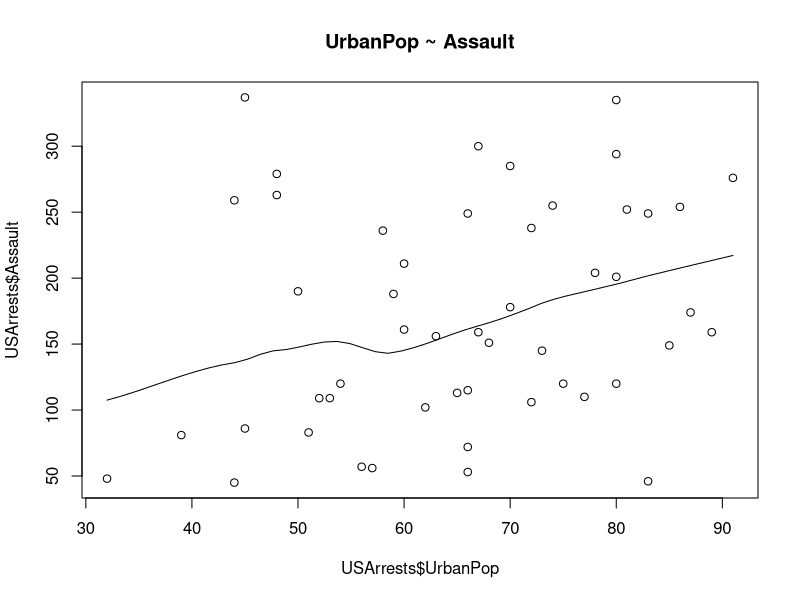
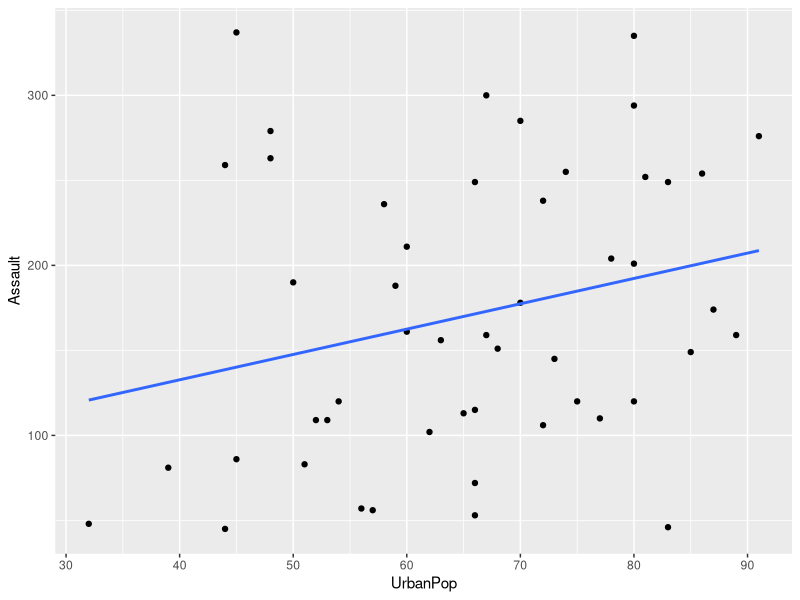
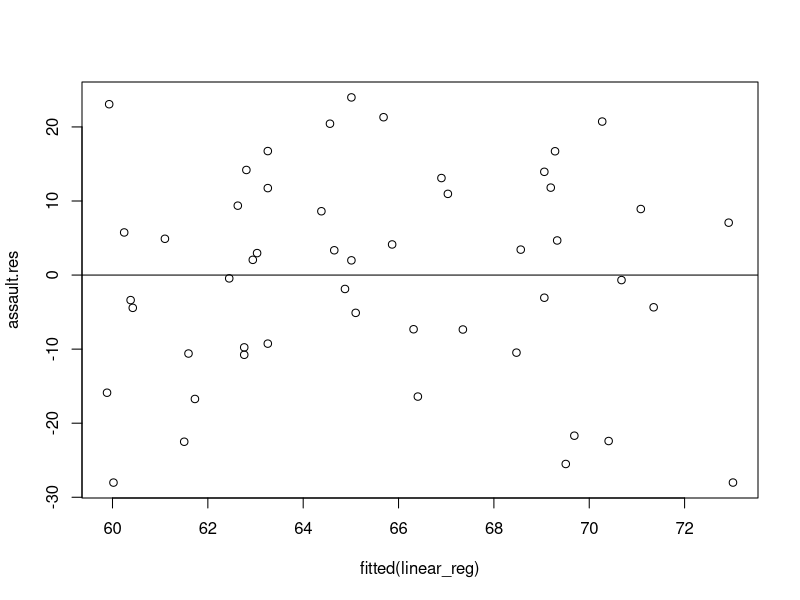
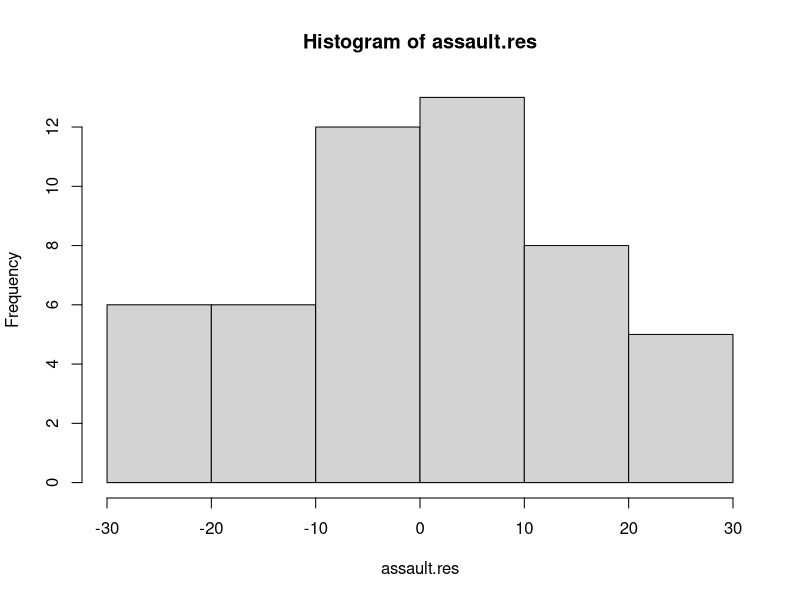
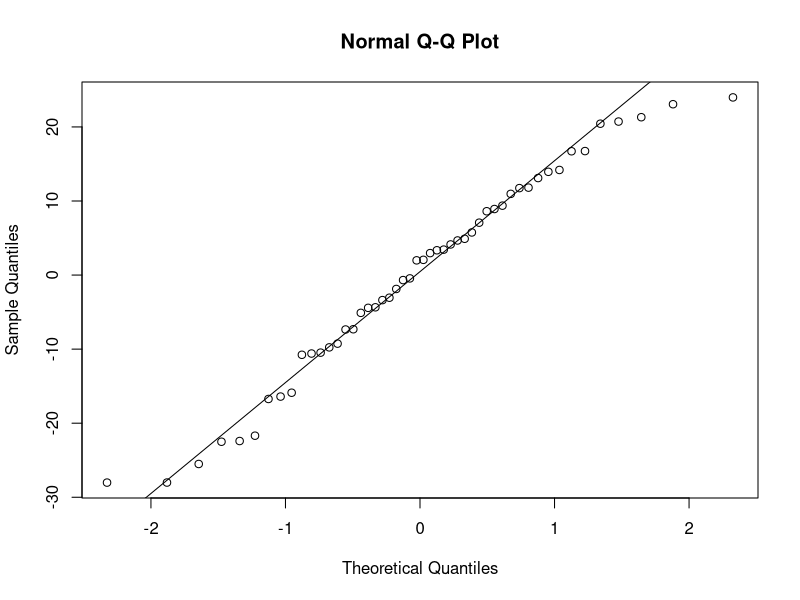

Recreate these plots in R, in order.
## ---- chunk 1
library(tidyverse)
knitr::opts_chunk$set(echo = TRUE)
## ---- chunk 2
data('USArrests')
summary(USArrests)
## ---- chunk 3
head(USArrests)

scatter.smooth(x=USArrests$UrbanPop, y=USArrests$Assault, main="UrbanPop ~ Assault")
## ---- chunk 4
linear_reg <- lm(UrbanPop ~ Assault, data = USArrests)
summary(linear_reg)

## ---- chunk 5
ggplot(data = USArrests, aes(x = UrbanPop, y = Assault)) +
  geom_point() +
  stat_smooth(method = "lm", se = FALSE)

## ---- chunk 6
assault.res = resid(linear_reg)

 plot(fitted(linear_reg), assault.res) 
 abline(0,0)
 
 
hist(assault.res)

## ---- chunk 7
qqnorm(resid(linear_reg))
qqline(resid(linear_reg))
